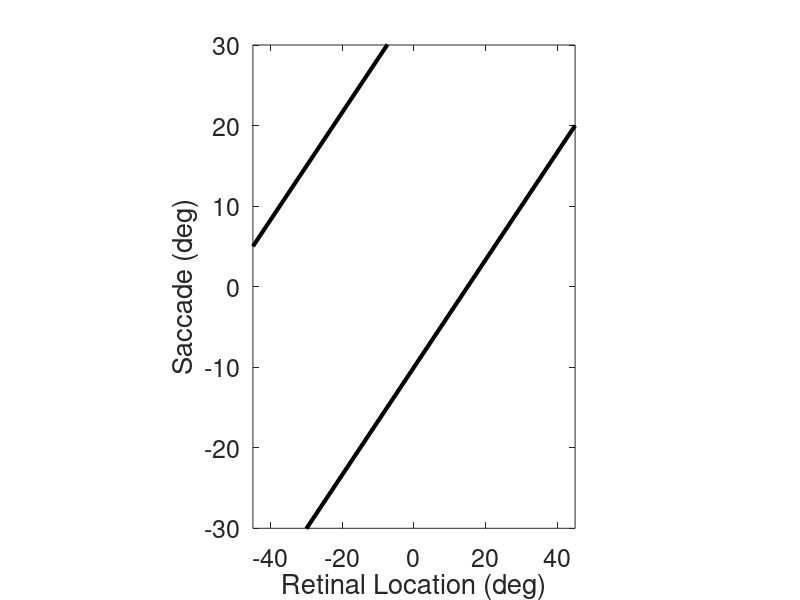

The MATLAB source for this figure:

%% Reference frame

figure;
hold on

E=60;
R=90;

plot([-R/2 R/2], 35+[-E/2 E/2],'k','LineWidth',3);
plot([-R/2 R/2], -10+[-E/2 E/2],'k','LineWidth',3);

xlim([-R/2 R/2]);
ylim([-E/2 E/2]);
pbaspect([E R 1]);
box on

hYLabel = ylabel('Saccade (deg)');
hXLabel = xlabel('Retinal Location (deg)');

set([hYLabel hXLabel], 'FontSize', 20);
set([gca], 'FontSize', 18);